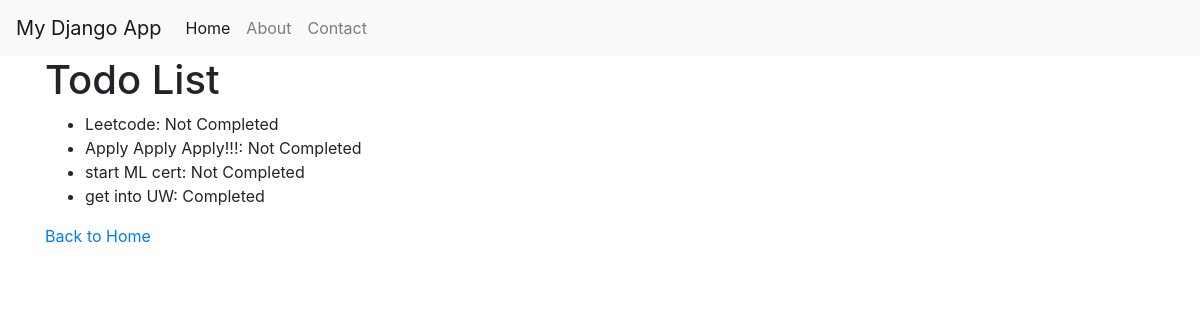
Page /todos/ on the earlier database version.
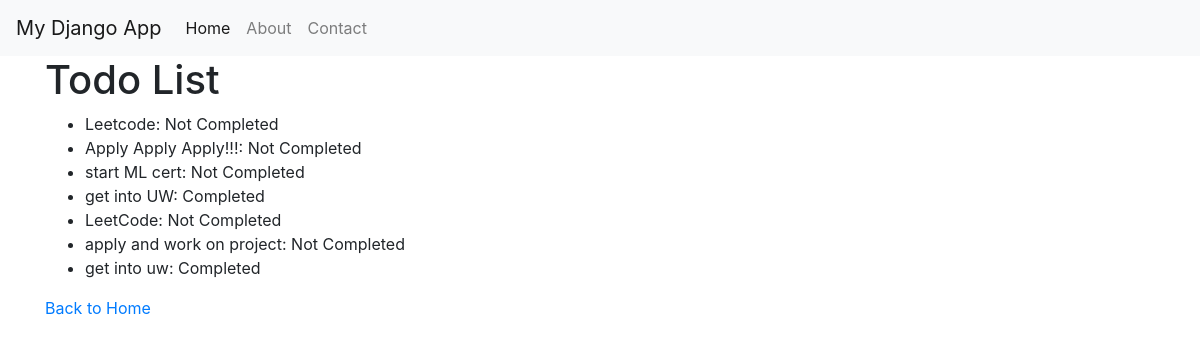
Same page on the later database version.
### myapp/models.py (models this page shows, shortened)
class TodoItem(models.Model):
    title = models.CharField(max_length=200)
    completed = models.BooleanField(default=False)

### myapp/views.py (the view)
# urls.py: path('todos/', views.todos, name='todos'),
def todos(request):
    items = TodoItem.objects.all()
    return render(request, "todos.html", {"todos": items })

### myapp/templates/todos.html (shortened to what this page needs)
{% extends "base.html" %}
{%block content %}
<h1>Todo List</h1>
<ul>
    {% for todo in todos %}
    <li>
    {{ todo.title }}: {% if todo.completed %} Completed {% else %} Not Completed {% endif %}
    </li>
    {% endfor %}
</ul>
<a href="{% url 'home' %}">Back to Home</a>
{% endblock %}

### myapp/templates/base.html (shortened to what this page needs)
<!DOCTYPE html>
<html lang="en">
  <head>
    <link rel="stylesheet" href="https://stackpath.bootstrapcdn.com/bootstrap/4.3.1/css/bootstrap.min.css"  rel="stylesheet" />
  </head>
  <body>
    <nav class="navbar navbar-expand-lg navbar-light bg-light">
      <a class="navbar-brand" href="#">My Django App</a>
      <div class="collapse navbar-collapse" id="navbarNav">
        <ul class="navbar-nav">
          <li class="nav-item active">
            <a class="nav-link" href="#">Home</a>
          </li>
          <li class="nav-item">
            <a class="nav-link" href="#">About</a>
          </li>
          <li class="nav-item">
            <a class="nav-link" href="#">Contact</a>
          </li>
        </ul>
      </div>
    </nav>
    <div class="container">{% block content %} {% endblock %}</div>
  </body>
</html>

Differences in the rows shown:
added TodoItem: title "LeetCode", completed "Not Completed"
added TodoItem: title "apply and work on project", completed "Not Completed"
added TodoItem: title "get into uw", completed "Completed"
